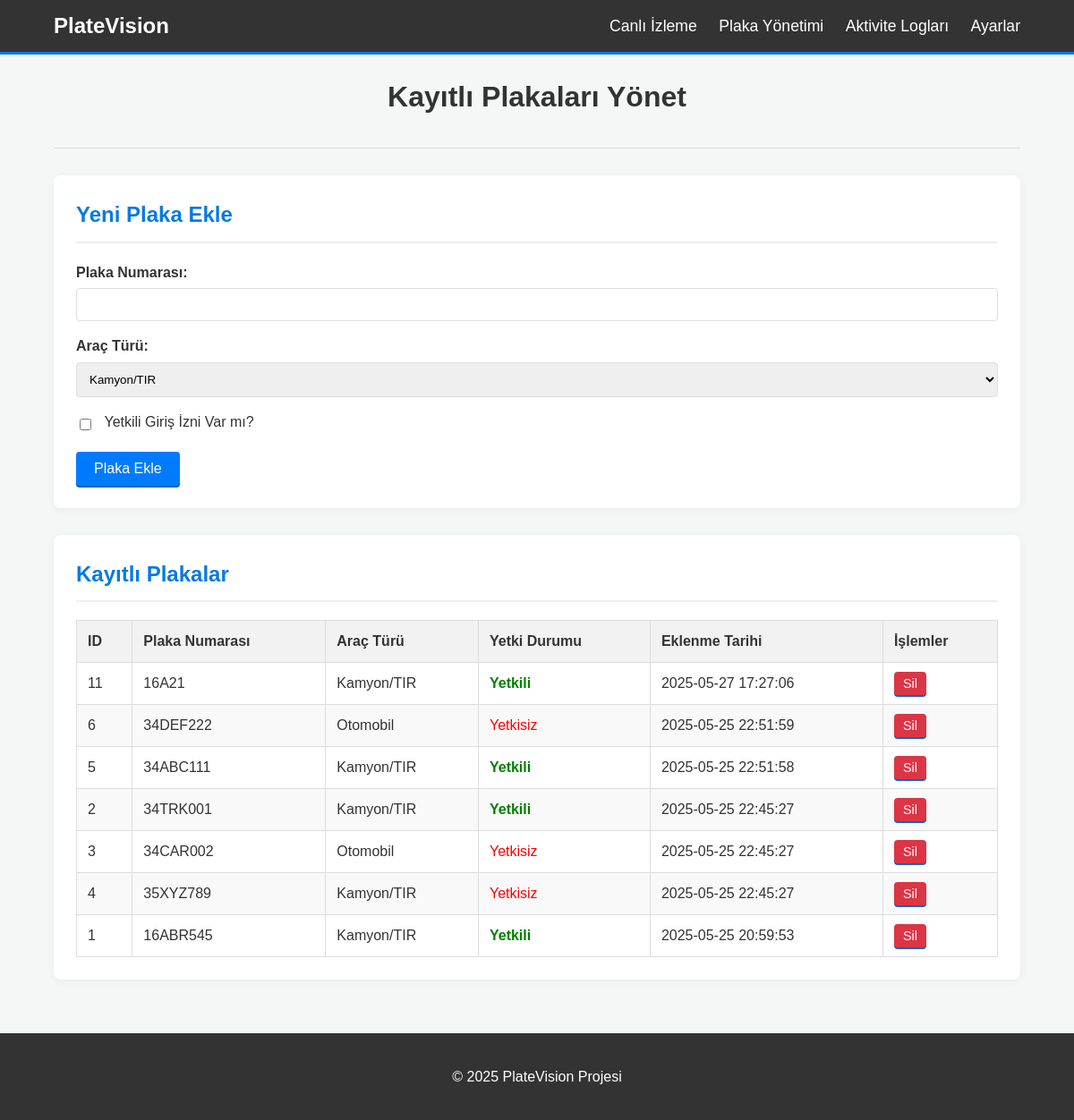
The page /manage_plates on the database its author committed.
### tables this page shows
CREATE TABLE plates (
                id INTEGER PRIMARY KEY AUTOINCREMENT,
                plate_number TEXT UNIQUE NOT NULL,
                added_date TIMESTAMP DEFAULT CURRENT_TIMESTAMP
            , vehicle_type TEXT NOT NULL DEFAULT 'truck' CHECK(vehicle_type IN ('truck', 'car')), is_authorized INTEGER NOT NULL DEFAULT 0);

### app.py (the view, shortened to what this page needs)
@app.route('/manage_plates', methods=['GET', 'POST'])
def manage_plates_route():
    search_q, v_filter = request.args.get('search'), request.args.get('vehicle_type')
    plates = database_module.get_all_plates(search_term=search_q, vehicle_filter=v_filter)
    return render_template('manage_plates.html', plates=plates, search_query=search_q, vehicle_type_filter=v_filter)

### app.py (called while the page is built)
@app.context_processor
def inject_global_vars_for_templates(): return dict(now=datetime.datetime.utcnow())

### core/database_module.py (called while the page is built)
def get_db_connection() -> sqlite3.Connection:
    conn = sqlite3.connect(config.DATABASE_NAME)
    conn.row_factory = sqlite3.Row # Sütun isimleriyle erişim için
    return conn

def _parse_datetime_str(datetime_str: Optional[str], field_name_for_log: str = "tarih/zaman") -> Optional[datetime.datetime]:
    if not isinstance(datetime_str, str) or not datetime_str.strip():
        return None
    formats_to_try = [
        '%Y-%m-%d %H:%M:%S.%f', # Milisaniyeli format
        '%Y-%m-%d %H:%M:%S'     # Milisaniyesiz format
    ]
    for fmt in formats_to_try:
        try:
            return datetime.datetime.strptime(datetime_str, fmt)
        except ValueError:
            continue # Bir sonraki formatı dene
    print(f"UYARI: _parse_datetime_str: Desteklenmeyen {field_name_for_log} formatı - Alınan Değer: '{datetime_str}'. Parse edilemedi.")
    return None

### templates/manage_plates.html (shortened to what this page needs)
{% extends "base.html" %}
{% block content %}
    <div class="header-section">
        <h1>Kayıtlı Plakaları Yönet</h1>
    </div>
    <div class="form-container">
        <h2>Yeni Plaka Ekle</h2>
        <form method="POST" action="{{ url_for('manage_plates_route') }}">
            <div class="form-group">
                <label for="plate_number">Plaka Numarası:</label>
                <input type="text" id="plate_number" name="plate_number" required
                       pattern="[A-Za-z0-9\s]+" title="Sadece harf, rakam ve boşluk giriniz.">
            </div>
            <div class="form-group">
                <label for="vehicle_type">Araç Türü:</label>
                <select id="vehicle_type" name="vehicle_type" required>
                    <option value="truck">Kamyon/TIR</option>
                </select>
            </div>
            <div class="form-group">
                <input type="checkbox" id="is_authorized" name="is_authorized" value="yes">
                <label for="is_authorized" style="display: inline-block; font-weight: normal; margin-left: 5px;">Yetkili Giriş İzni Var mı?</label>
            </div>
            <button type="submit" name="action" value="add_plate" class="btn btn-primary">Plaka Ekle</button>
        </form>
    </div>
    <div class="table-container">
        <h2>Kayıtlı Plakalar</h2>
        {% if plates %}
            <table>
                <thead>
                    <tr>
                        <th>ID</th>
                        <th>Plaka Numarası</th>
                        <th>Araç Türü</th>
                        <th>Yetki Durumu</th>
                        <th>Eklenme Tarihi</th>
                        <th>İşlemler</th>
                    </tr>
                </thead>
                <tbody>
                    {% for plate in plates %}
                    <tr>
                        <td>{{ plate.id }}</td>
                        <td>{{ plate.plate_number }}</td>
                        <td>
                            {% if plate.vehicle_type == 'truck' %}Kamyon/TIR
                            {% elif plate.vehicle_type == 'car' %}Otomobil
                            {% else %}{{ plate.vehicle_type }}{% endif %}
                        </td>
                        <td>
                            {% if plate.is_authorized == 1 %}
                                <span style="color: green; font-weight: bold;">Yetkili</span>
                            {% else %}
                                <span style="color: red;">Yetkisiz</span>
                            {% endif %}
                        </td>
                        <td>{{ plate.added_date.strftime('%Y-%m-%d %H:%M:%S') if plate.added_date else '-' }}</td>
                        <td>
                            <form method="POST" action="{{ url_for('manage_plates_route') }}" style="display:inline;">
                                <button type="submit" name="action" value="delete_plate" class="btn btn-danger btn-sm"
                                        onclick="return confirm('Bu plakayı silmek istediğinizden emin misiniz? ID: {{ plate.id }}');">
                                    Sil
                                </button>
                            </form>
                        </td>
                    </tr>
                    {% endfor %}
                </tbody>
            </table>
        {% else %}
            <p>Henüz kayıtlı plaka bulunmamaktadır.</p>
        {% endif %}
    </div>
{% endblock %}

### templates/base.html (shortened to what this page needs)
<!DOCTYPE html>
<html lang="tr">
<head>
    <link rel="stylesheet" href="{{ url_for('static', filename='css/style.css') }}">
</head>
<body>
    <nav>
        <div class="container">
            <a href="{{ url_for('index') }}" class="nav-brand">PlateVision</a>
            <ul>
                <li class="{{ 'active' if request.endpoint == 'index' else '' }}"><a href="{{ url_for('index') }}">Canlı İzleme</a></li>
                <li class="{{ 'active' if request.endpoint == 'manage_plates_route' else '' }}"><a href="{{ url_for('manage_plates_route') }}">Plaka Yönetimi</a></li>
                <li class="{{ 'active' if request.endpoint == 'activity_logs_route' else '' }}"><a href="{{ url_for('activity_logs_route') }}">Aktivite Logları</a></li>
                <li class="{{ 'active' if request.endpoint == 'settings_page_route' else '' }}"><a href="{{ url_for('settings_page_route') }}">Ayarlar</a></li>
            </ul>
        </div>
    </nav>
    <main class="container">
        {% block content %}{% endblock %}
    </main>
    <footer>
        <div class="container">
            <p>© {{ now.year }} PlateVision Projesi</p>
        </div>
    </footer>
</body>
</html>

### static/css/style.css (style rules this page uses)
body { font-family: 'Arial', sans-serif; margin: 0; padding: 0; background-color: #f4f7f6; color: #333; line-height: 1.6; }
.container { width: 90%; max-width: 1100px; margin: auto; overflow: hidden; padding: 0 20px; }
nav { background: #333; color: #fff; padding: 10px 0; border-bottom: #0779e4 3px solid; }
nav .container { display: flex; justify-content: space-between; align-items: center; }
nav a.nav-brand { color: #fff; text-decoration: none; font-size: 1.5em; font-weight: bold; }
nav ul { padding: 0; list-style: none; margin: 0; }
nav ul li { display: inline; margin-left: 20px; }
nav ul li a { color: #fff; text-decoration: none; font-size: 1.1em; }
main { padding: 20px 0; }
.header-section { text-align: center; margin-bottom: 30px; padding-bottom: 10px; border-bottom: 1px solid #ddd; }
.header-section h1 { color: #333; }
.form-container, .table-container { background: #fff; padding: 25px; margin-bottom: 30px; border-radius: 8px; box-shadow: 0 2px 10px rgba(0,0,0,0.05); }
.form-container h2, .table-container h2 { margin-top: 0; color: #0779e4; border-bottom: 2px solid #eee; padding-bottom: 10px; margin-bottom: 20px; }
.form-group { margin-bottom: 15px; }
.form-group label { display: block; margin-bottom: 5px; font-weight: bold; }
.form-group input[type="text"], .form-group input[type="password"], .form-group select { width: 100%; padding: 10px; border: 1px solid #ddd; border-radius: 4px; box-sizing: border-box; }
.form-group input[type="checkbox"] { width: auto; margin-right: 5px; vertical-align: middle; }
label[for="is_authorized"], label[for="is_authorized_edit"] { display: inline-block; font-weight: normal; vertical-align: middle; }
.btn { display: inline-block; padding: 10px 20px; font-size: 1em; cursor: pointer; text-align: center; text-decoration: none; outline: none; color: #fff; background-color: #0779e4; border: none; border-radius: 4px; box-shadow: 0 2px #0568bf; }
.btn-primary { background-color: #007bff; }
.btn-danger { background-color: #dc3545; }
.btn-sm { padding: 5px 10px; font-size: 0.9em; }
table { width: 100%; border-collapse: collapse; margin-top: 20px; }
table th, table td { border: 1px solid #ddd; padding: 10px 12px; text-align: left; vertical-align: middle; }
table th { background-color: #f2f2f2; font-weight: bold; color: #333; }
table tr:nth-child(even) { background-color: #f9f9f9; }
footer { background: #333; color: #fff; text-align: center; padding: 20px 0; margin-top: 30px; }

### rows shown on the page
plates: id "11", plate_number "16A21", vehicle_type "Kamyon/TIR", is_authorized "Yetkili", added_date "2025-05-27 17:27:06"
plates: id "6", plate_number "34DEF222", vehicle_type "Otomobil", is_authorized "Yetkisiz", added_date "2025-05-25 22:51:59"
plates: id "5", plate_number "34ABC111", vehicle_type "Kamyon/TIR", is_authorized "Yetkili", added_date "2025-05-25 22:51:58"
plates: id "2", plate_number "34TRK001", vehicle_type "Kamyon/TIR", is_authorized "Yetkili", added_date "2025-05-25 22:45:27"
plates: id "3", plate_number "34CAR002", vehicle_type "Otomobil", is_authorized "Yetkisiz", added_date "2025-05-25 22:45:27"
plates: id "4", plate_number "35XYZ789", vehicle_type "Kamyon/TIR", is_authorized "Yetkisiz", added_date "2025-05-25 22:45:27"
plates: id "1", plate_number "16ABR545", vehicle_type "Kamyon/TIR", is_authorized "Yetkili", added_date "2025-05-25 20:59:53"
